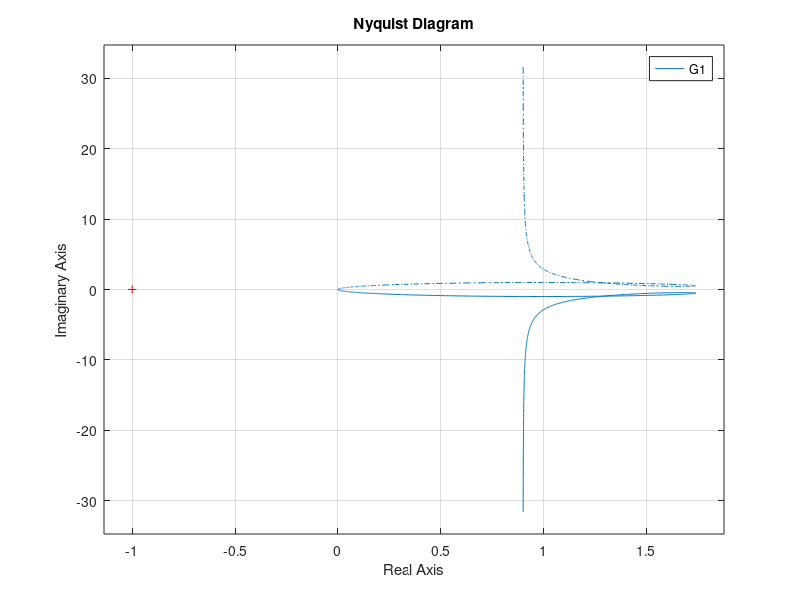
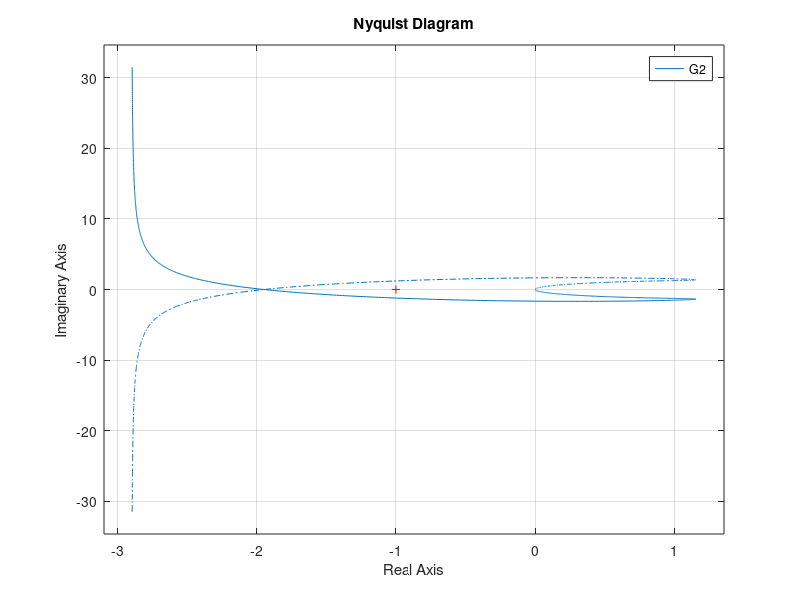
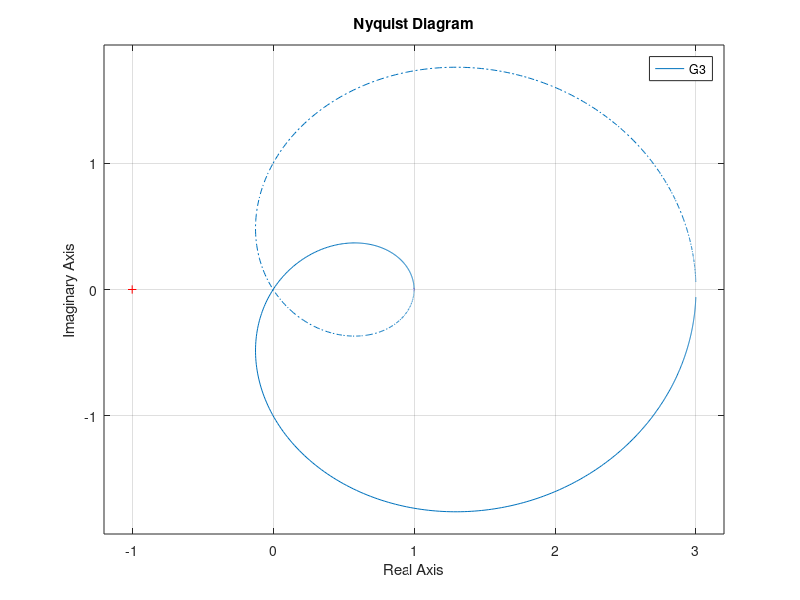
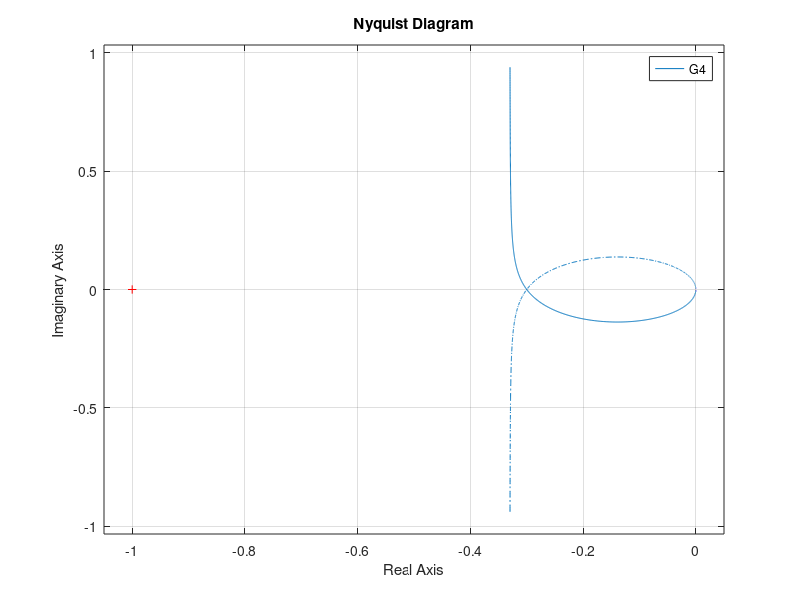

MATLAB code to generate these figures, in order: (Note: this script raises an error after producing the figures.)
%% 1
clc;clear;
s = tf('s');
figure()
G1 = (20*(s^2+s+0.5)) / (s*(s+1)*(s+10));
nyquist(G1)

figure()
G2 = (20*(s^2+s+0.5)) / (s*(s-1)*(s+10));
nyquist(G2)

figure()
G3 = (s^2+3) / (s+1)^2;
nyquist(G3)

figure()
G4 = (3*(s+1)) / (s*(s-10));
nyquist(G4)

%% 2
clc;clear;
G = zpk([], -2,4);
G.IODelay = 0.2;

%% 3
clc;clear;
s = tf('s');
G = 1000 / (s+1000);
figure();
impulse(G)
figure();
step(G)
figure();
bode(G);